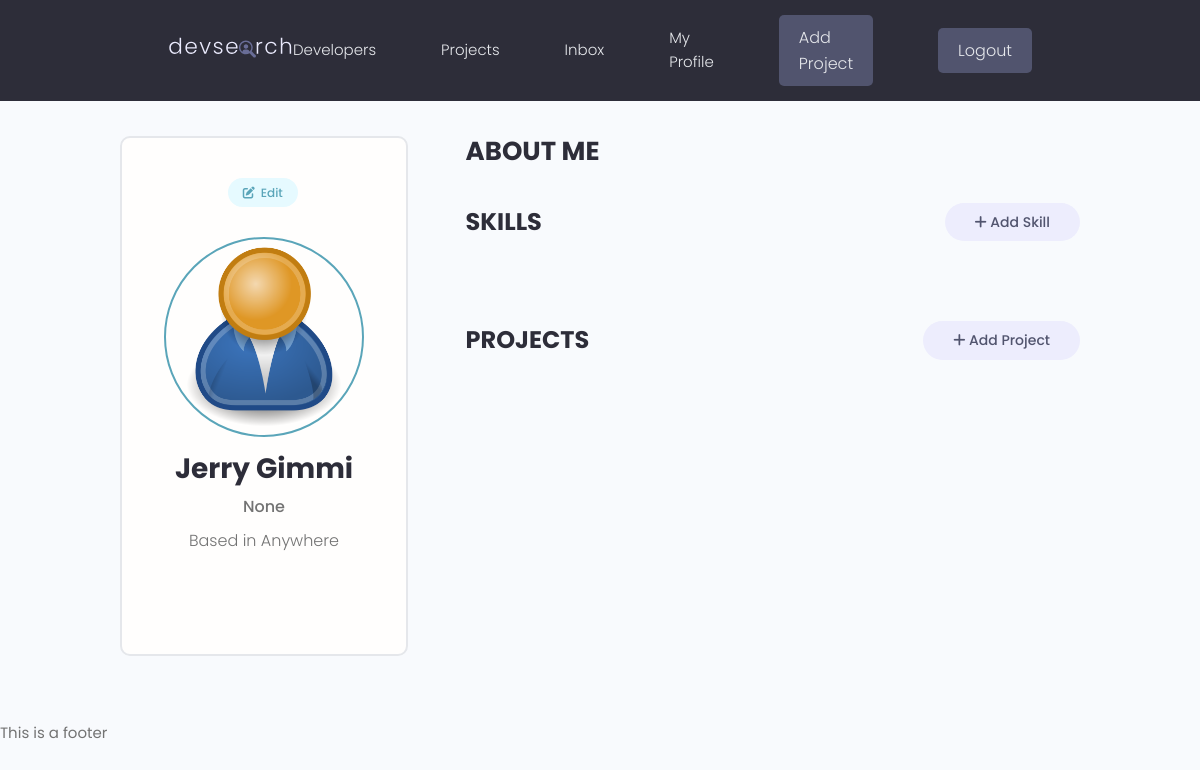
The app's page /profiles/account (signed in) with its own data.
### users/models.py (models this page shows, shortened)
class Profile(models.Model):
    user = models.OneToOneField(User, on_delete=models.CASCADE, null=True, blank=True)
    username = models.CharField(max_length=200, blank=True, null=True)
    name = models.CharField(max_length=200, blank=True, null=True)
    location = models.CharField(max_length=200, blank=True, null=True)
    email = models.EmailField(max_length=500, blank=True, null=True)
    short_intro = models.CharField(max_length=200, blank=True, null=True)
    bio = models.TextField(blank=True, null=True)
    profile_image = models.ImageField(blank=True, null=True, upload_to="profiles/", default="user-default.png")
    social_github = models.CharField(max_length=200, blank=True, null=True)
    social_twitter = models.CharField(max_length=200, blank=True, null=True)
    social_linkedin = models.CharField(max_length=200, blank=True, null=True)
    social_youtube = models.CharField(max_length=200, blank=True, null=True)
    social_website = models.CharField(max_length=200, blank=True, null=True)
    created_at = models.DateTimeField(auto_now_add=True)
    id = models.UUIDField(default=uuid.uuid4, unique=True, primary_key=True, editable=False)
    @property
    def imageURL(self):
        try:
            url = self.profile_image.url
        except:
            url = ""
        return url

### users/views.py (the view)
# urls.py: path('account', views.userAccount, name="account"),
@login_required(login_url='users:login')
def userAccount(request):
    profile = request.user.profile
    context = {"profile": profile}
    return render(request, 'users/account.html', context)

### users/templates/users/account.html (shortened to what this page needs)
{% extends "base.html"%}
{% load static %}
{% block content %}
  <main class="settingsPage profile my-md">
    <div class="container">
      <div class="layout">
        <div class="column column--1of3">
          <div class="card text-center">
            <div class="card__body dev">
              <a class="tag tag--pill tag--main settings__btn" href="{% url 'users:edit-account' %}"><i class="fa-solid fa-pen-to-square">&nbsp </i>  Edit</a>
              <img class="avatar avatar--xl dev__avatar" src="{{profile.imageURL}}" />
              <h2 class="dev__name">{{profile.name}}</h2>
              <p class="dev__title">{{profile.short_intro}}</p>
              <p class="dev__location">Based in {{profile.location}}</p>
            </div>
          </div>
        </div>
        <div class="column column--2of3">
          <div class="devInfo">
            <h3 class="devInfo__title">About Me</h3>
          </div>
          <div class="settings">
            <h3 class="settings__title">Skills</h3>
            <a class="tag tag--pill tag--sub settings__btn tag--lg" href="{% url 'users:create-skill' %}"><i class="fa-solid fa-plus">&nbsp</i> Add Skill</a>
          </div>
          <div class="settings">
            <h3 class="settings__title">Projects</h3>
            <a class="tag tag--pill tag--sub settings__btn tag--lg" href="{% url 'projects:create-project' %}"><i class="fa-solid fa-plus">&nbsp</i> Add Project</a>
          </div>
        </div>
      </div>
    </div>
  </main>
{% endblock %}

### static/styles/app.css (style rules this page uses)
:root { --color-sub: #2d2d39; }
.card { border: 2px solid var(--color-light); }
img { width: 100%; }
.profile .card > .dev { padding: 4rem; }
.dev__avatar { display: block; margin: auto; }
.dev__name { color: var(--color-sub); font-size: 2.8rem; font-weight: 700; margin-top: 1rem; margin-bottom: 0.5rem; }
.dev__title { font-size: 1.6rem; font-weight: 500; line-height: 1.3; }
.dev__location { margin-top: 1rem; }
.devInfo { margin-bottom: 3rem; }
.devInfo__title, .devInfo__subtitle { font-size: 2.6rem; color: var(--color-sub); text-transform: uppercase; font-weight: 700; margin-bottom: 1.5rem; }
.settingsPage .dev > .settings__btn { display: inline-block; margin-bottom: 3rem; }
.settings { display: flex; justify-content: space-between; align-items: center; }
.settings__title { font-size: 2.4rem; text-transform: uppercase; font-weight: 700; color: var(--color-sub); }

### static/uikit/styles/modules/_variables.css (style rules this page uses)
:root { --color-main: #5aa5b9; --color-main-light: #e6faff; --color-sub: #3f4156; --color-sub-light: #51546e; --color-sub-lighter: #ededfd; --color-text: #737373; --color-gray: #8b8b8b; --color-light: #e5e7eb; --color-light-gray: #767676; --color-bg: #f8fafd; --color-white: #fffefd; --color-white-light: #f3f3f3; --color-success: #359e64; --color-success-bg: #def8e8; --color-error: #fc4b0b; --color-error-bg: #fff2ee; --font-base: 'Poppins', arial, helvetica, 'Segoe UI', roboto, ubuntu, sans-serif; --font-monospace: 'Fira Code', 'Courier New', courier, monospace; --font-regular: 300; --font-medium: 500; --font-bold: 700; --generic-shadow: 1px 1px 5px #00000010; --generic-transition: all 0.3s ease-in-out; }

### static/uikit/styles/modules/_base.css (style rules this page uses)
* { margin: 0; padding: 0; box-sizing: border-box; text-rendering: optimizeLegibility; color: inherit; font-size: inherit; }
html { font-size: 50%; }
@media only screen and (min-width: 480px) { html { font-size: 56.25%; } }
@media only screen and (min-width: 1200px) { html { font-size: 62.5%; } }
body { line-height: 1.6; font-weight: 400; font-size: 1.5rem; color: var(--color-text); background-color: var(--color-bg); min-height: 100vh; }

### static/uikit/styles/modules/_typography.css (style rules this page uses)
* { font-family: var(--font-base); }
h2 { font-size: 3.6rem; font-weight: var(--font-bold); }
h3 { font-size: 3.2rem; font-weight: var(--font-medium); }
p, span, strong { font-size: 1.6rem; color: var(--color-text); font-weight: var(--font-regular); }
a { padding-bottom: 2px; text-decoration: none; display: inline-block; color: var(--color-main); font-weight: var(--font-medium); }

### static/uikit/styles/modules/_utilities.css (style rules this page uses)
.container { width: 92%; max-width: 165rem; margin: 0 auto; box-sizing: border-box; }
@media screen and (min-width: 1000px) { .container { width: 90%; } }
@media screen and (min-width: 1200px) { .container { width: 80%; } }
.text-center { text-align: center; }
.my-md { margin: 3rem auto; }

### static/uikit/styles/modules/_avatar.css (style rules this page uses)
.avatar { border-radius: 50%; border: 2px solid var(--color-main); object-fit: cover; }
.avatar--xl { height: 20rem; width: 20rem; }

### static/uikit/styles/modules/_card.css (style rules this page uses)
.card { border-radius: 1rem; background-color: var(--color-white); border: 1.5px solid var(--color-light); width: auto; height: auto; margin-top: 0.5rem; margin-bottom: 0.5rem; overflow: hidden; }
.card__body, .card__header { padding: 2rem 2.5rem; }

### static/uikit/styles/modules/_tag.css (style rules this page uses)
.tag { display: inline-flex; align-items: center; background-color: var(--color-sub); height: -webkit-fit-content; height: -moz-fit-content; height: fit-content; width: -webkit-fit-content; width: -moz-fit-content; width: fit-content; border-radius: 0.5rem; padding: 0.5rem 1.5rem; font-size: 1.2rem; cursor: pointer; }
.tag:not(:last-child) { margin-right: 0.25rem; margin-bottom: 0.75rem; }
.tag--pill { border-radius: 5rem; }
.tag--main, .tag--main > small { background: var(--color-main-light); color: var(--color-main); font-weight: 500; }
.tag--sub, .tag--sub > small { background: var(--color-sub-lighter); color: var(--color-sub-light); font-weight: 500; }
.tag--lg { padding: 0.8rem 3rem; font-size: 1.4rem; }

### static/uikit/styles/modules/_layout.css (style rules this page uses)
.layout { display: flex; flex-flow: row wrap; justify-content: space-between; }
.layout > .column { margin-bottom: 3rem; }
.layout > .column.column--1of3 { flex-basis: 30%; }
.layout > .column.column--2of3 { flex-basis: 64%; }

### records on screen
Profile: imageURL (placeholder picture), name "Jerry Gimmi", short_intro "None", location "Anywhere"
